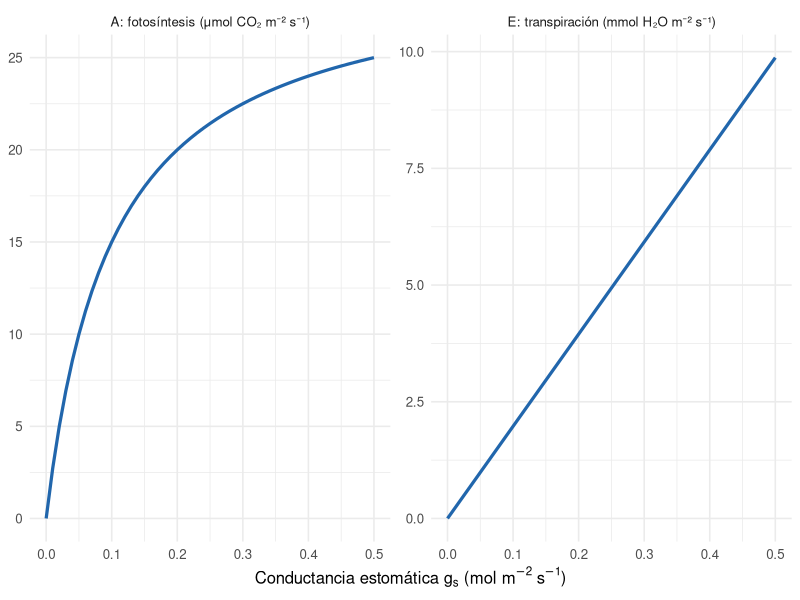
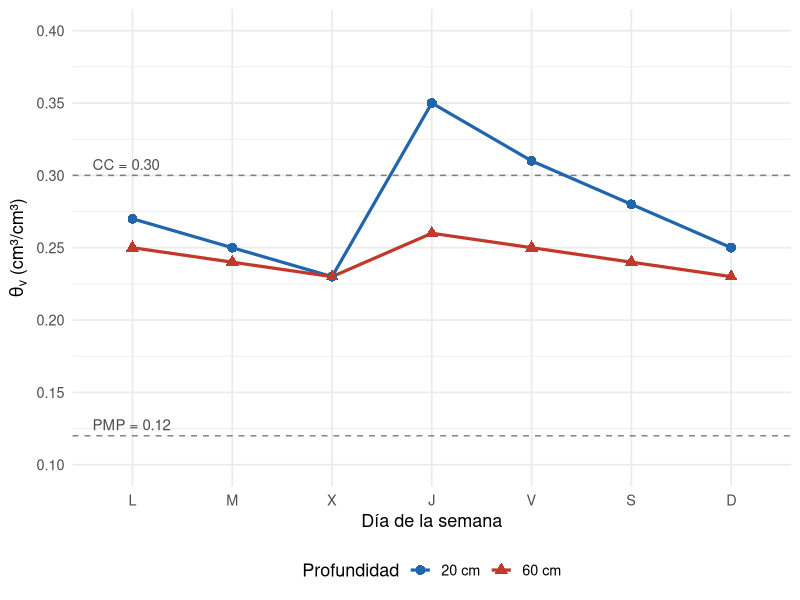

These figures' R source, in order:
## ---- chunk 1
#| echo: false
#| warning: false
#| message: false
#| fig-width: 7
#| fig-height: 3.6
#| fig-align: center

library(ggplot2)

gs <- seq(0, 0.5, 0.01)
df_ae <- rbind(
  data.frame(gs = gs, valor = 30 * gs / (gs + 0.1),
             variable = "A: fotosíntesis (μmol CO₂ m⁻² s⁻¹)"),
  data.frame(gs = gs, valor = gs * 2 / 101.3 * 1000,
             variable = "E: transpiración (mmol H₂O m⁻² s⁻¹)")
)

ggplot(df_ae, aes(x = gs, y = valor)) +
  geom_line(linewidth = 1.1, color = "#2166AC") +
  facet_wrap(~variable, nrow = 1, scales = "free_y") +
  scale_x_continuous(breaks = seq(0, 0.5, 0.1)) +
  labs(x = expression("Conductancia estomática " * g[s] * " (mol m"^-2 * " s"^-1 * ")"),
       y = NULL) +
  theme_minimal(base_size = 12)
## ---- chunk 2
#| echo: false
#| warning: false
#| message: false
#| fig-width: 7
#| fig-height: 4
#| fig-align: center

dias <- c("L", "M", "X", "J", "V", "S", "D")
df_serie <- data.frame(
  dia = factor(rep(dias, 2), levels = dias),
  prof = rep(c("20 cm", "60 cm"), each = 7),
  theta = c(0.27, 0.25, 0.23, 0.35, 0.31, 0.28, 0.25,
            0.25, 0.24, 0.23, 0.26, 0.25, 0.24, 0.23)
)

ggplot(df_serie, aes(x = dia, y = theta, color = prof, shape = prof, group = prof)) +
  geom_hline(yintercept = c(0.30, 0.12), linetype = "dashed", color = "grey50") +
  geom_line(linewidth = 1.1) +
  geom_point(size = 3) +
  annotate("text", x = 0.6, y = c(0.30, 0.12), label = c("CC = 0.30", "PMP = 0.12"),
           vjust = -0.5, hjust = 0, color = "grey30", size = 3.8) +
  scale_color_manual(values = c("20 cm" = "#2166AC", "60 cm" = "#C0392B")) +
  scale_y_continuous(limits = c(0.10, 0.40), breaks = seq(0.10, 0.40, 0.05)) +
  labs(x = "Día de la semana", y = expression(theta[v] ~ "(cm³/cm³)"),
       color = "Profundidad", shape = "Profundidad") +
  theme_minimal(base_size = 13) +
  theme(legend.position = "bottom")
